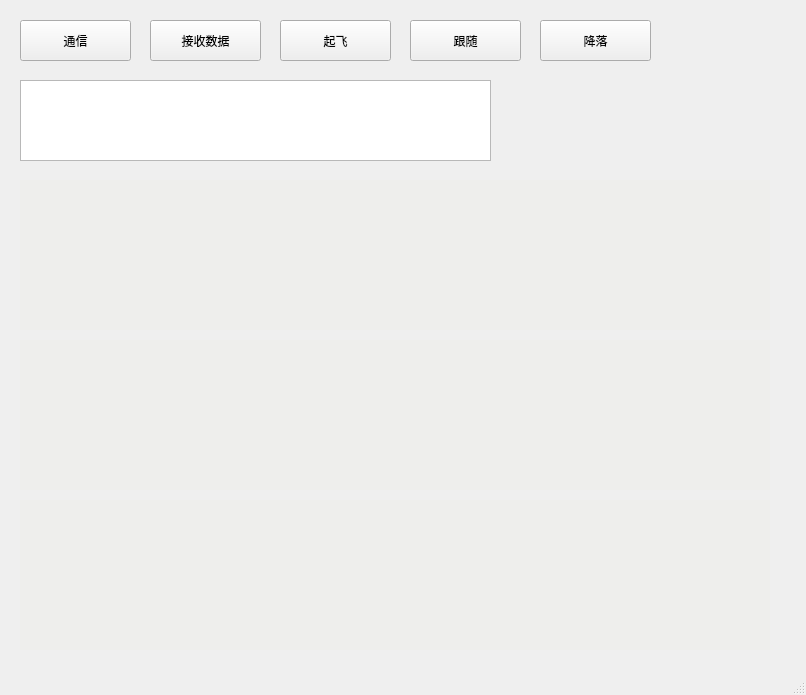
<?xml version="1.0" encoding="UTF-8"?>
<ui version="4.0">
 <class>MainWindow</class>
 <widget class="QMainWindow" name="MainWindow">
  <property name="geometry">
   <rect>
    <x>0</x>
    <y>0</y>
    <width>806</width>
    <height>695</height>
   </rect>
  </property>
  <property name="windowTitle">
   <string>MainWindow</string>
  </property>
  <widget class="QWidget" name="centralwidget">
   <widget class="QPushButton" name="connectButton">
    <property name="geometry">
     <rect>
      <x>20</x>
      <y>20</y>
      <width>111</width>
      <height>41</height>
     </rect>
    </property>
    <property name="text">
     <string>通信</string>
    </property>
   </widget>
   <widget class="QPushButton" name="takeoffButton">
    <property name="geometry">
     <rect>
      <x>280</x>
      <y>20</y>
      <width>111</width>
      <height>41</height>
     </rect>
    </property>
    <property name="text">
     <string>起飞</string>
    </property>
   </widget>
   <widget class="QPushButton" name="followButton">
    <property name="geometry">
     <rect>
      <x>410</x>
      <y>20</y>
      <width>111</width>
      <height>41</height>
     </rect>
    </property>
    <property name="text">
     <string>跟随</string>
    </property>
   </widget>
   <widget class="QPushButton" name="landButton">
    <property name="geometry">
     <rect>
      <x>540</x>
      <y>20</y>
      <width>111</width>
      <height>41</height>
     </rect>
    </property>
    <property name="text">
     <string>降落</string>
    </property>
   </widget>
   <widget class="QTextEdit" name="logTextEdit">
    <property name="geometry">
     <rect>
      <x>20</x>
      <y>80</y>
      <width>471</width>
      <height>81</height>
     </rect>
    </property>
   </widget>
   <widget class="QWidget" name="plotWidgetY" native="true">
    <property name="geometry">
     <rect>
      <x>20</x>
      <y>340</y>
      <width>750</width>
      <height>150</height>
     </rect>
    </property>
    <property name="styleSheet">
     <string notr="true">background-color: rgb(238, 238, 236);</string>
    </property>
   </widget>
   <widget class="QWidget" name="plotWidgetZ" native="true">
    <property name="geometry">
     <rect>
      <x>20</x>
      <y>500</y>
      <width>750</width>
      <height>150</height>
     </rect>
    </property>
    <property name="styleSheet">
     <string notr="true">background-color: rgb(238, 238, 236);</string>
    </property>
   </widget>
   <widget class="QWidget" name="plotWidgetX" native="true">
    <property name="geometry">
     <rect>
      <x>20</x>
      <y>180</y>
      <width>750</width>
      <height>150</height>
     </rect>
    </property>
    <property name="styleSheet">
     <string notr="true">background-color: rgb(238, 238, 236);</string>
    </property>
   </widget>
   <widget class="QPushButton" name="recvdataButton">
    <property name="geometry">
     <rect>
      <x>150</x>
      <y>20</y>
      <width>111</width>
      <height>41</height>
     </rect>
    </property>
    <property name="text">
     <string>接收数据</string>
    </property>
   </widget>
  </widget>
  <widget class="QStatusBar" name="statusbar"/>
 </widget>
 <resources/>
 <connections/>
</ui>
